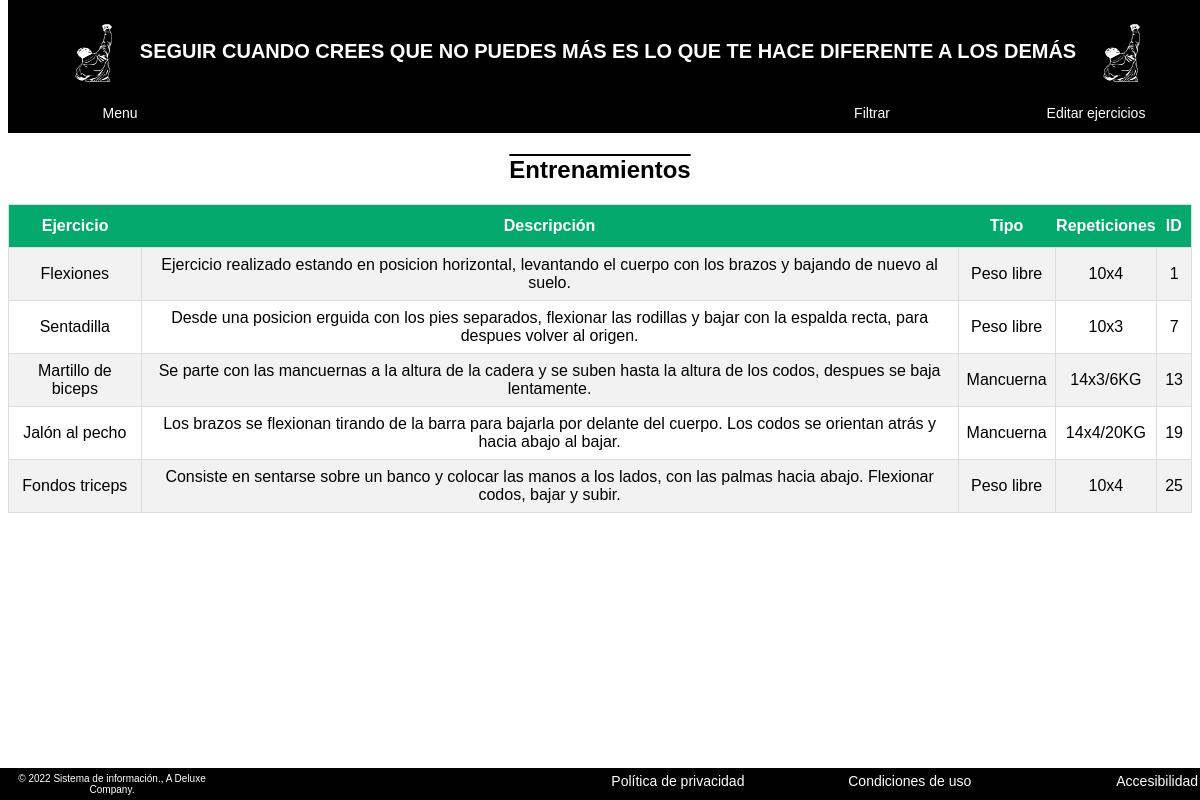
Page /CapaUsuario/Entrenos/Entreno1.php on the committed database.
### tables this page shows
CREATE TABLE `ejercicios` (
  `EJERCICIO_ID` int(11) NOT NULL,
  `Nombre_ejercicio` varchar(20) NOT NULL,
  `Tipo` varchar(20) NOT NULL,
  `Descripcion` varchar(136) NOT NULL,
  `Repeticiones` varchar(10) NOT NULL,
  `ENTRENO_ID` int(11) DEFAULT NULL
);

### Lib/CapaBD/AccesoBD.php (called while the page is built, shortened)
<?php
class BaseDatos
{
	private $dbh;
	private $stmt;
    public function ConectarBD ()
	{
		$this->dbname=DBNAME;
		$this->user=USER;
		$this->password=PASS;
		try {
				$dsn = "mysql:host=localhost;dbname=$this->dbname";
				$this->dbh = new PDO($dsn, $this->user, $this->password);
				$this->dbh->exec("set names utf8");
			} catch (PDOException $e){
				echo $e->getMessage();
				}
	}
	 public function LanzarConsulta ($cadena_sql)
    {
        $this->stmt = $this->dbh->query($cadena_sql);
    }
    public function desconectar()
    {
		$this->dbh=null;
    }
	public function getObjeto ()
    {
             $obj= $this->stmt->fetchObject(__CLASS__);
             return $obj;
    }
}
?>

### CapaNegocio/Usuario/pruebaregistro.php (the view, shortened to what this page needs)
<?php
require_once("../../Lib/CapaBD/AccesoBD.php");
class Usuarios
{
	public function Imprimir_entreno($ID){
		  $bd= new baseDatos();
		  $bd->ConectarBD();
		  $cadena_consulta= "SELECT * FROM `ejercicios` WHERE `ENTRENO_ID` = '".$ID."'";
		  $bd->LanzarConsulta($cadena_consulta);
		  $Cadena="";
		  while($Obj=$bd->getObjeto())
			{
				$Cadena= $Cadena .'<tr>';
				$Cadena=$Cadena.'<td>'.$Obj->Nombre_ejercicio.'</td>';
			    $Cadena=$Cadena.'<td>'.$Obj->Descripcion.'</td>';
				$Cadena=$Cadena.'<td>'.$Obj->Tipo.'</td>';
				$Cadena=$Cadena.'<td>'.$Obj->Repeticiones.'</td>';
				$Cadena=$Cadena.'<td>'.$Obj->EJERCICIO_ID.'</td>';
				$Cadena=$Cadena.'</tr>';
			}
			$Cadena= $Cadena. "";
			printf($Cadena);
	}
}
?>

### CapaUsuario/Entrenos/Entreno1.php (shortened to what this page needs)
<?php
require_once("../../CapaNegocio/Usuario/pruebaregistro.php");
?>
<!DOCTYPE html>
<html>
<head>
<link href="..\..\Lib\Estilos\style.css" rel="stylesheet" type="text/css">
</head>
<body>
<?php
$Admin=new Usuarios;
$Admin->setUsuario($_SESSION['Usuario']);
$Entreno=1;
?>
<header class="Cabecera">
	<div align="center">
		<h1> <img src="..\..\Lib\imagenes\Encabezado.png" height="60" width="80" style="filter: invert(100%)" align="center">
		SEGUIR CUANDO CREES QUE NO PUEDES MÁS ES LO QUE TE HACE DIFERENTE A LOS DEMÁS
		<img src="..\..\Lib\imagenes\Encabezado.png" height="60" width="80" style="filter: invert(100%)" align="center"></h1>
	</div>
	<nav class="Menu">
		<ul>
				<div style="float:left">
				<li><a href="../Administrador/Usuarios.php">Menu</a>
					</li>
				</div>
					<div style="float:right">
					<li><a href="#actualizar" >Editar ejercicios</a></li>
				</div>
<div style="float:right">
				<li><a href="">Filtrar</a>
				</li>
			</div>
		</ul>
	</nav>
<br>
</header>
<br>
<br>
<br>
<br>
<br>
<br>
<div  class ="Entrenos">
<h2>Entrenamientos </h2></div>
<table class="Tabla" style="width:100%">
		<tr>
			<th>Ejercicio</th>
			<th>Descripción</th>
			<th>Tipo</th>
			<th>Repeticiones</th>
			<th>ID</th>
		</tr>
		<?php
	$Admin->Imprimir_entreno($Entreno);?>
</table>
<br>
<br>
<br>
<br>
<footer class="PiedePagina">
	<ul>
		<li>© 2022 Sistema de información., A Deluxe Company.</li>
		<div  class="ColocacionPieDePagina">
			<li><a href="#poltica de privacidad">Política de privacidad</a></li>
			<li><a href="#Salir">Condiciones de uso</a></li>
			<li><a href="#Salir">Accesibilidad</a></li>
		</div>
	</ul>
</footer>
</body>
</html>

### rows in the picture
ejercicios: Nombre_ejercicio "Flexiones", Descripcion "Ejercicio realizado estando en posicion horizontal, levantando el cuerpo con los brazos y bajando de nuevo al suelo.", Tipo "Peso libre", Repeticiones "10x4", EJERCICIO_ID "1"
ejercicios: Nombre_ejercicio "Sentadilla", Descripcion "Desde una posicion erguida con los pies separados, flexionar las rodillas y bajar con la espalda recta, para despues volver al origen.", Tipo "Peso libre", Repeticiones "10x3", EJERCICIO_ID "7"
ejercicios: Nombre_ejercicio "Martillo de biceps", Descripcion "Se parte con las mancuernas a la altura de la cadera y se suben hasta la altura de los codos, despues se baja lentamente.", Tipo "Mancuerna", Repeticiones "14x3/6KG", EJERCICIO_ID "13"
ejercicios: Nombre_ejercicio "Jalón al pecho", Descripcion "Los brazos se flexionan tirando de la barra para bajarla por delante del cuerpo. Los codos se orientan atrás y hacia abajo al bajar.", Tipo "Mancuerna", Repeticiones "14x4/20KG", EJERCICIO_ID "19"
ejercicios: Nombre_ejercicio "Fondos triceps", Descripcion "Consiste en sentarse sobre un banco y colocar las manos a los lados, con las palmas hacia abajo. Flexionar codos, bajar y subir.", Tipo "Peso libre", Repeticiones "10x4", EJERCICIO_ID "25"
